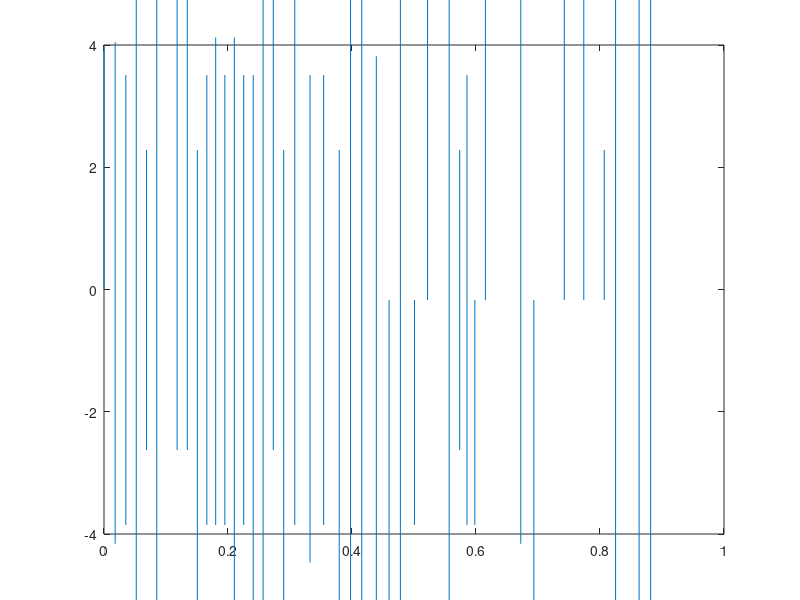

This chart was generated by the following MATLAB code:
% Bradie: Section 10.1, example 1
%
% Goal: Approximate the solution to the heat equation u_t = D u_xx with
% zero Dirichlet boundary conditions and u(x, 0) = 2 sin(2 pi x) on the
% interval 0 <= x <= 1 with N = 4 and dt = 0.25.
clear

D = 1/16;
x0 = 0; xN = 1;
N = 2^6;
dx = (xN - x0)/N;
x = x0:dx:xN; x=x(:);

dt = 0.25; nt = 10;
t = 0:dt:dt*nt;

u0 = 2*sin(2*pi*x(2:N));
w = u0;
%%
A = diag(2*ones(1, N-1)) - diag(1*ones(1, N-2), 1) - diag(1*ones(1, N-2), -1);
lam = D*dt/(dx)^2;
b = zeros(N-1, 1);
%%
for n=1:nt
    w(:, n+1) = (eye(N-1) - lam*A)*w(:, n) + lam*b;
end

w = [zeros(1, nt+1); w; zeros(1, nt+1)]

for n=1:nt+1
    plot(x, w(:, n))
    axis([0 1 -4 4])
    pause(0.5)
end
